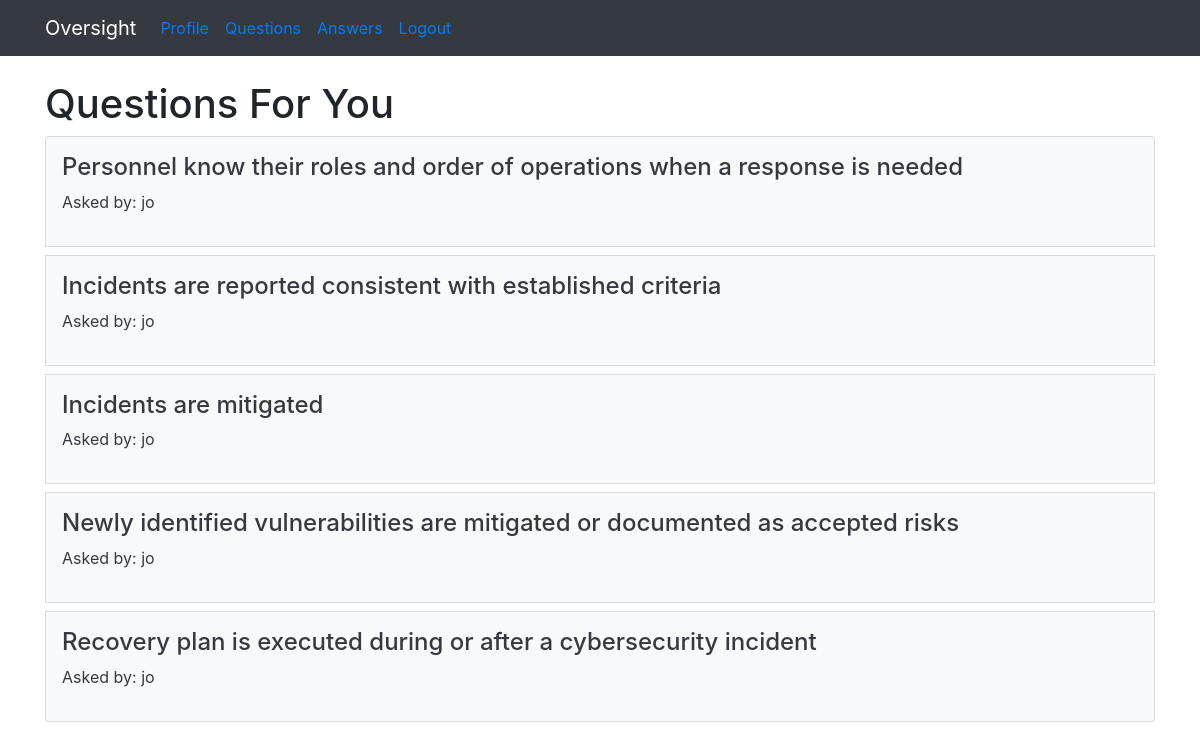
The app's page /unanswered (signed in), older data.
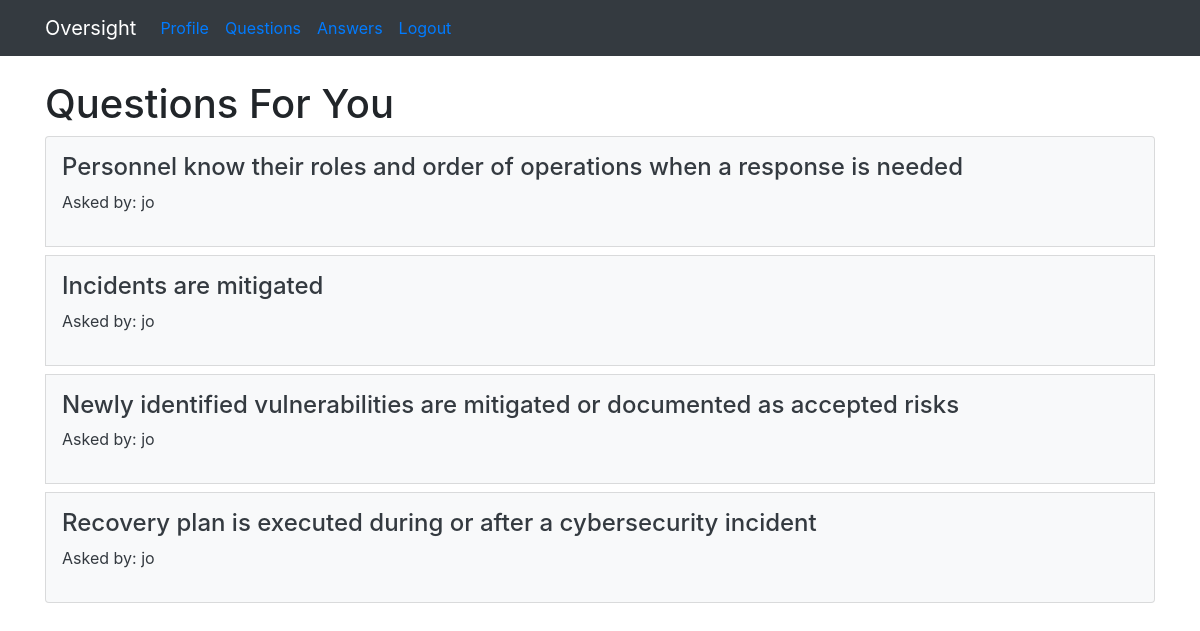
The same page, newer data.
### flaskqa/models.py (models this page shows, shortened)
class Question(db.Model):
    id = db.Column(db.Integer, primary_key=True)
    question = db.Column(db.Integer)
    answer = db.Column(db.Integer)
    asked_by_id = db.Column(db.Integer, db.ForeignKey('user.id'))
    expert_id = db.Column(db.Integer, db.ForeignKey('user.id'))
    nist_id = db.Column(db.String)
    nist_function = db.Column(db.String)
    nist_subcategory = db.Column(db.String)
    justification = db.Column(db.Text)

class User(UserMixin, db.Model):
    id = db.Column(db.Integer, primary_key=True)
    name = db.Column(db.String(50))
    password = db.Column(db.String(100))
    expert = db.Column(db.Boolean)
    admin = db.Column(db.Boolean)
    questions_asked = db.relationship(
        'Question',
        foreign_keys='Question.asked_by_id',
        backref='asker',
        lazy=True
    )
    answers_requested = db.relationship(
        'Question',
        foreign_keys='Question.expert_id',
        backref='expert',
        lazy=True
    )
    @property
    def unhashed_password(self):
        raise AttributeError('Cannot view unhashed password!')

### flaskqa/routes/main.py (the view)
@main.route('/unanswered')
@login_required
def unanswered():
    if not current_user.expert:
        return redirect(url_for('main.index'))
    unanswered_questions = Question.query\
    .filter_by(expert_id=current_user.id)\
    .filter(Question.answer == None)\
    .all()
    context = {
        'unanswered_questions' : unanswered_questions
    }
    return render_template('unanswered.html', **context)

### flaskqa/__init__.py (called while the page is built)
def create_app(config_file='settings.py'):
    app = Flask(__name__)
    app.config.from_pyfile(config_file)
    app.secret_key = b'\x10\x06@.\xcb\xac\xdb\xa7\xe8\x8d\xedi\x80O\ta.\xcc\x8a\x03&\x10C&'
    db.init_app(app)
    login_manager.init_app(app)
    login_manager.login_view = 'auth.login'
    @login_manager.user_loader
    def user_loader(user_id):
        return User.query.get(user_id)
    app.register_blueprint(main)
    app.register_blueprint(auth)
    app.cli.add_command(create_tables)
    return app

### flaskqa/templates/unanswered.html (shortened to what this page needs)
{% extends 'base.html' %}
{% block content %}
<div class="page-header">
        <h1>Questions For You</h1>
      </div>
      <div class="row">
        <div class="col-lg-12">
          <div class="list-group">
              {% for question in unanswered_questions %}
                <a href="{{ url_for('main.answer', question_id=question.id) }}" class="list-group-item p-3 mb-2 bg-light text-dark">
                  <h4 class="list-group-item-heading">{{ question.question }}</h4>
                  <p class="list-group-item-text">Asked by: {{ question.asker.name }}</p>
                </a>
              {% endfor %}
          </div>
        </div>
      </div>
{% endblock %}

### flaskqa/templates/base.html (shortened to what this page needs)
<!DOCTYPE html>
<html lang="en">
  <head>
    <link rel="stylesheet" href="https://stackpath.bootstrapcdn.com/bootstrap/4.1.3/css/bootstrap.min.css">
  </head>
  <body>
        <nav class="navbar navbar-expand-md navbar-dark bg-dark mb-4">
      <div class="container">
        <div class="navbar-header">
        <a class="navbar-brand" href="#">Oversight</a>
        </div>
        <div class="collapse navbar-collapse" id="navbarNav">
          <ul class="navbar-nav">
            {% if current_user.is_authenticated %}
              <li class="nav-link"><a href="{{ url_for('main.chart') }}">Profile </a></li>
            {% endif %}
            {% if current_user.is_authenticated and current_user.expert %}
              <li class="nav-link"><a href="{{ url_for('main.unanswered') }}">Questions</a></li>
            {% endif %}
            {% if current_user.is_authenticated %}
              <li class="nav-link"><a href="{{ url_for('main.index') }}">Answers</a></li>
            {% endif %}
            {% if current_user.is_authenticated %}
              <li class="nav-link"><a href="{{ url_for('auth.logout') }}">Logout</a></li>
            {% endif %}
          </ul>
        </div>
      </div>
    </nav>
    <div class="container theme-showcase" role="main">
      {% block content %}{% endblock %}
    </div>
  </body>
</html>

Row changes from the older to the newer data that the page shows:
no longer on this page (row edited): Question: question "Incidents are reported consistent with established criteria", asker.name "jo"
